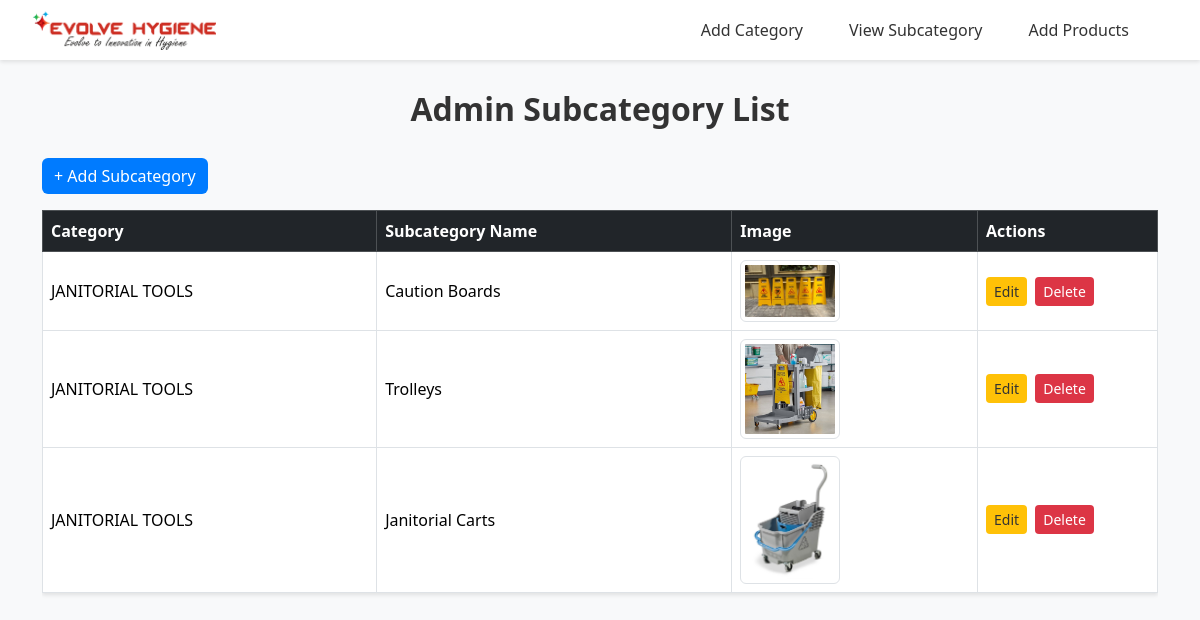
/subcategories/, run on the app's committed database.
### evolve/models.py (models this page shows, shortened)
class SubCategory(models.Model):
    category = models.ForeignKey(Category, related_name='subcategories', on_delete=models.CASCADE)
    name = models.CharField(max_length=100)
    image = models.ImageField(upload_to='subcategory_images/', blank=True, null=True)

class Category(models.Model):
    name = models.CharField(max_length=100)
    image = models.ImageField(upload_to='category_images/', blank=True, null=True)

### evolve/views.py (the view)
# urls.py: path('subcategories/', views.subcategory_list, name='subcategory_list'),
def subcategory_list(request):
    subcategories = SubCategory.objects.all()
    return render(request, 'admin/subcategory_list.html', {'subcategories': subcategories})

### evolve/context_processors.py (called while the page is built)
def cart_count(request):
    cart = request.session.get('cart', {})
    cart_count = sum(cart.values())  # Sum of quantities
    return {'cart_count': cart_count}

### templates/admin/subcategory_list.html (shortened to what this page needs)
{% load static %}
<!DOCTYPE html>
<html lang="en">
<head>
    <link href="https://cdn.jsdelivr.net/npm/bootstrap@5.3.3/dist/css/bootstrap.min.css" rel="stylesheet">
    <link rel="stylesheet" href="{% static 'css/admin/category_list.css' %}">
</head>
<body>
    <nav class="navbar navbar-expand-lg navbar-custom">
        <div class="container-fluid align-items-center justify-content-between d-flex">
            <div class="d-flex align-items-center">
                <a href="{% url 'admin-home' %}">
                    <img src="{% static 'image/evolve-logo.png' %}" alt="Evolve Hygiene" style="height: 40px; margin-right: 10px;" />
                </a>
            </div>
            <div class="d-none d-lg-flex navbar-nav mx-3">
                <a class="nav-link" href="{% url 'category_list' %}">Add Category</a>
                <a class="nav-link" href="{% url 'subcategory_list' %}">View Subcategory</a>
                <a class="nav-link" href="{% url 'product_list' %}">Add Products</a>
            </div>
        </div>
    </nav>
    <div class="container">
        <h1 class="page-title">Admin Subcategory List</h1>
        <div class="mb-3">
            <a href="{% url 'add_subcategory' %}" class="btn btn-primary">+ Add Subcategory</a>
        </div>
        <div class="table-responsive">
            <table class="table table-bordered table-hover align-middle">
                <thead class="table-dark">
                    <tr>
                        <th>Category</th>
                        <th>Subcategory Name</th>
                        <th>Image</th>
                        <th style="width: 180px;">Actions</th>
                    </tr>
                </thead>
                <tbody>
                    {% for subcategory in subcategories %}
                    <tr>
                        <td>{{ subcategory.category.name }}</td>
                        <td>{{ subcategory.name }}</td>
                        <td>
                            {% if subcategory.image %}
                                <img src="{{ subcategory.image.url }}" alt="{{ subcategory.name }}" width="100" class="img-thumbnail">
                            {% else %}
                                No Image
                            {% endif %}
                        </td>
                        <td>
                            <a href="{% url 'edit_subcategory' subcategory.id %}" class="btn btn-sm btn-warning me-1">Edit</a>
                            <a href="{% url 'delete_subcategory' subcategory.id %}"
                               class="btn btn-sm btn-danger"
                               onclick="return confirm('Are you sure you want to delete {{ subcategory.name }}?')">
                               Delete
                            </a>
                        </td>
                    </tr>
                    {% empty %}
                    <tr>
                        <td colspan="4" class="text-center text-muted">No subcategories found</td>
                    </tr>
                    {% endfor %}
                </tbody>
            </table>
        </div>
    </div>
</body>
</html>

### static/css/admin/category_list.css (style rules this page uses)
body { font-family: 'Segoe UI', Tahoma, Geneva, Verdana, sans-serif; background-color: #f8f9fa; }
.navbar-custom { background-color: #ffffff; box-shadow: 0 2px 4px rgba(0, 0, 0, 0.1); padding: 10px 20px; }
.navbar-nav .nav-link { color: #333; font-weight: 500; margin: 0 15px; transition: color 0.3s ease; }
.page-title { font-size: 2rem; font-weight: 600; color: #333; margin: 30px 0; text-align: center; }
.table { background-color: #fff; box-shadow: 0 2px 4px rgba(0, 0, 0, 0.1); }
.table th, .table td { vertical-align: middle; }
.table img { max-width: 100px; height: auto; }
.btn-primary { background-color: #007bff; border: none; transition: background-color 0.3s ease; }
.btn-warning { background-color: #ffc107; border: none; color: #333; }
.btn-danger { background-color: #dc3545; border: none; }

### data on the page
SubCategory: category.name "JANITORIAL TOOLS", name "Caution Boards", image (picture)
SubCategory: category.name "JANITORIAL TOOLS", name "Trolleys", image (picture)
SubCategory: category.name "JANITORIAL TOOLS", name "Janitorial Carts", image (picture)
